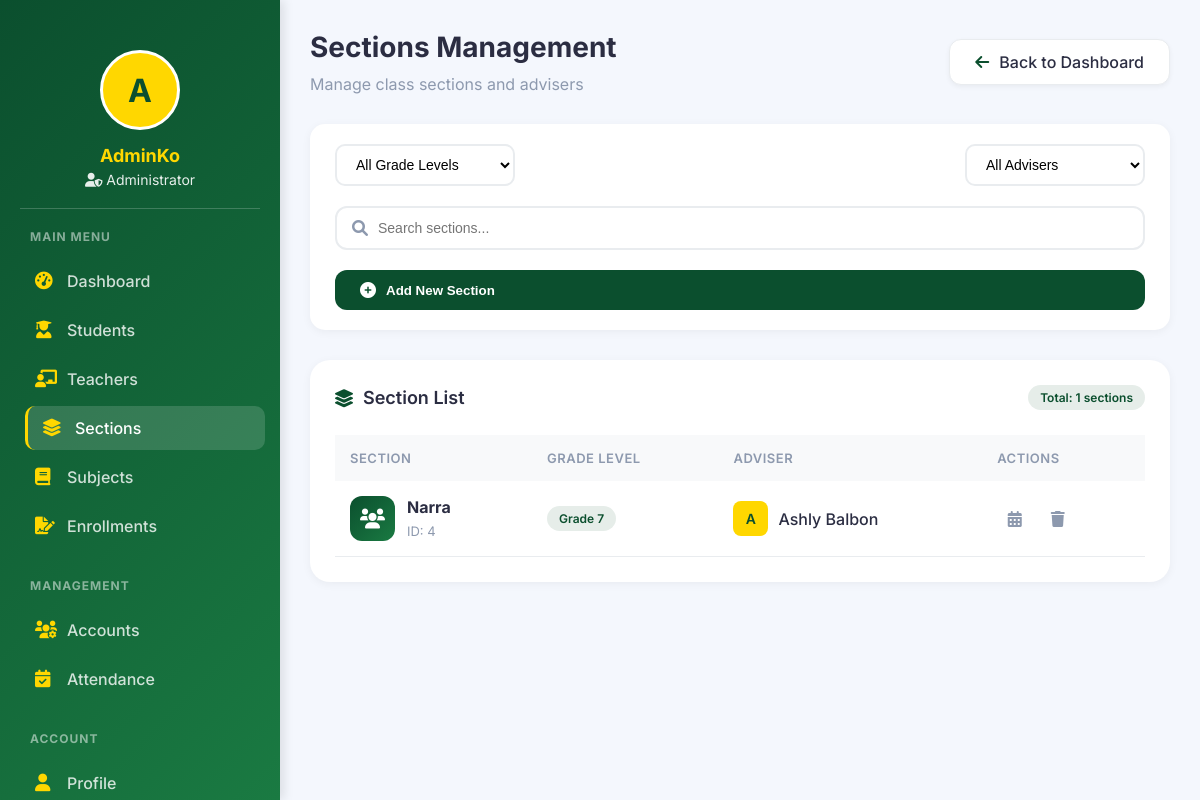
/admin/sections.php (signed in), run on the app's committed database.
### tables this page shows
CREATE TABLE `sections` (
  `id` int(11) NOT NULL,
  `section_name` varchar(50) DEFAULT NULL,
  `grade_id` int(11) DEFAULT NULL,
  `adviser_id` int(11) DEFAULT NULL
);

CREATE TABLE `grade_levels` (
  `id` int(11) NOT NULL,
  `grade_name` varchar(20) DEFAULT NULL
);

CREATE TABLE `users` (
  `id` int(11) NOT NULL,
  `id_number` varchar(50) DEFAULT NULL,
  `firstname` varchar(100) DEFAULT NULL,
  `middlename` varchar(50) DEFAULT NULL,
  `lastname` varchar(100) DEFAULT NULL,
  `birthdate` date DEFAULT NULL,
  `gender` enum('Male','Female','Other') DEFAULT NULL,
  `fullname` varchar(100) DEFAULT NULL,
  `email` varchar(100) DEFAULT NULL,
  `password` varchar(255) DEFAULT NULL,
  `role` enum('Admin','Registrar','Teacher','Student') DEFAULT NULL,
  `status` enum('pending','approved','rejected') NOT NULL DEFAULT 'pending',
  `two_factor_enabled` tinyint(1) NOT NULL DEFAULT 0,
  `two_factor_last_used` timestamp NULL DEFAULT NULL,
  `two_factor_verified` tinyint(1) NOT NULL DEFAULT 0,
  `last_password_change` timestamp NULL DEFAULT NULL,
  `approved_by` int(11) DEFAULT NULL,
  `approved_at` timestamp NULL DEFAULT NULL,
  `rejection_reason` text DEFAULT NULL,
  `created_at` timestamp NOT NULL DEFAULT current_timestamp(),
  `profile_picture` varchar(255) DEFAULT NULL
);

### admin/sections.php (the view, shortened to what this page needs)
<?php
include("../config/database.php");
$admin_name = $_SESSION['user']['fullname'];
$sections_stmt = $conn->prepare("
    SELECT s.id, s.section_name, g.grade_name, u.fullname as adviser, u.id as adviser_id
    FROM sections s
    LEFT JOIN grade_levels g ON s.grade_id = g.id
    LEFT JOIN users u ON s.adviser_id = u.id
    ORDER BY g.id, s.section_name
");
$sections_stmt->execute();
$sections = $sections_stmt->fetchAll(PDO::FETCH_ASSOC);
?>
<!DOCTYPE html>
<html lang="en">
<head>
    <link rel="stylesheet" href="https://cdnjs.cloudflare.com/ajax/libs/font-awesome/6.0.0/css/all.min.css">
</head>
<body>
    <div class="app-container">
        <div class="sidebar">
            <div class="admin-info">
                <div class="admin-avatar">
                    <?php echo strtoupper(substr($admin_name, 0, 1)); ?>
                </div>
                <h3><?php echo htmlspecialchars(explode(' ', $admin_name)[0]); ?></h3>
                <p><i class="fas fa-user-shield"></i> Administrator</p>
            </div>
            <div class="menu-section">
                <h3>MAIN MENU</h3>
                <ul class="menu-items">
                    <li><a href="dashboard.php"><i class="fas fa-tachometer-alt"></i> <span>Dashboard</span></a></li>
                    <li><a href="students.php"><i class="fas fa-user-graduate"></i> <span>Students</span></a></li>
                    <li><a href="teachers.php"><i class="fas fa-chalkboard-teacher"></i> <span>Teachers</span></a></li>
                    <li><a href="sections.php" class="active"><i class="fas fa-layer-group"></i> <span>Sections</span></a></li>
                    <li><a href="subjects.php"><i class="fas fa-book"></i> <span>Subjects</span></a></li>
                    <li><a href="enrollments.php"><i class="fas fa-file-signature"></i> <span>Enrollments</span></a></li>
                </ul>
            </div>
            <div class="menu-section">
                <h3>MANAGEMENT</h3>
                <ul class="menu-items">
                    <li><a href="manage_accounts.php"><i class="fas fa-users-cog"></i> <span>Accounts</span></a></li>
                    <li><a href="attendance.php"><i class="fas fa-calendar-check"></i> <span>Attendance</span></a></li>
                </ul>
            </div>
            <div class="menu-section">
                <h3>ACCOUNT</h3>
                <ul class="menu-items">
                    <li><a href="profile.php"><i class="fas fa-user"></i> <span>Profile</span></a></li>
                </ul>
            </div>
        </div>
        <div class="main-content">
            <div class="dashboard-header">
                <div class="header-left">
                    <h1>Sections Management</h1>
                    <p>Manage class sections and advisers</p>
                </div>
                <a href="dashboard.php" class="back-btn">
                    <i class="fas fa-arrow-left"></i> Back to Dashboard
                </a>
            </div>
            <div class="actions-bar">
                <div class="filter-group">
                    <select class="filter-select" id="gradeFilter">
                        <option value="">All Grade Levels</option>
                    </select>
                    <select class="filter-select" id="adviserFilter">
                        <option value="">All Advisers</option>
                    </select>
                </div>
                <div class="search-box">
                    <i class="fas fa-search"></i>
                    <input type="text" id="searchInput" placeholder="Search sections...">
                </div>
                <button class="btn-add" onclick="openAddModal()">
                    <i class="fas fa-plus-circle"></i> Add New Section
                </button>
            </div>
            <div class="table-card">
                <div class="table-header">
                    <h3><i class="fas fa-layer-group"></i> Section List</h3>
                    <span class="grade-badge">Total: <?php echo count($sections); ?> sections</span>
                </div>
                <div class="table-container">
                    <table class="sections-table" id="sectionsTable">
                        <thead>
                            <tr>
                                <th>Section</th>
                                <th>Grade Level</th>
                                <th>Adviser</th>
                                <th>Actions</th>
                            </tr>
                        </thead>
                        <tbody>
                            <?php if(count($sections) > 0): ?>
                                <?php foreach($sections as $sec): ?>
                                    <tr>
                                        <td>
                                            <div class="section-info">
                                                <div class="section-icon">
                                                    <i class="fas fa-users"></i>
                                                </div>
                                                <div class="section-details">
                                                    <h4><?php echo htmlspecialchars($sec['section_name']); ?></h4>
                                                    <span>ID: <?php echo $sec['id']; ?></span>
                                                </div>
                                            </div>
                                        </td>
                                        <td>
                                            <span class="grade-badge">
                                                <?php echo htmlspecialchars($sec['grade_name'] ?? 'N/A'); ?>
                                            </span>
                                        </td>
                                        <td>
                                            <?php if($sec['adviser']): ?>
                                                <div class="adviser-info">
                                                    <div class="adviser-avatar">
                                                        <?php echo strtoupper(substr($sec['adviser'], 0, 1)); ?>
                                                    </div>
                                                    <span class="adviser-name"><?php echo htmlspecialchars($sec['adviser']); ?></span>
                                                </div>
                                            <?php else: ?>
                                                <span class="no-adviser">Not Assigned</span>
                                            <?php endif; ?>
                                        </td>
                                        <td>
                                            <div class="action-btns">
                                                <a href="create_schedule.php?section_id=<?php echo $sec['id']; ?>" class="btn-icon btn-schedule" title="Manage Schedule">
                                                    <i class="fas fa-calendar-alt"></i>
                                                </a>
                                                <a href="?delete=<?php echo $sec['id']; ?>" class="btn-icon btn-delete"
                                                   onclick="return confirm('Are you sure you want to delete this section?')" title="Delete Section">
                                                    <i class="fas fa-trash"></i>
                                                </a>
                                            </div>
                                        </td>
                                    </tr>
                                <?php endforeach; ?>
                            <?php endif; ?>
                        </tbody>
                    </table>
                </div>
            </div>
        </div>
    </div>
</body>
</html>

### data on the page
sections: section_name "Narra", id "4", grade.grade_name "Grade 7", adviser.fullname "A", adviser.fullname "Ashly Balbon"

### other printed values
substr($admin_name, 0, 1) "A"
explode(' ', $admin_name)[0] "AdminKo"
count($sections) "1"
